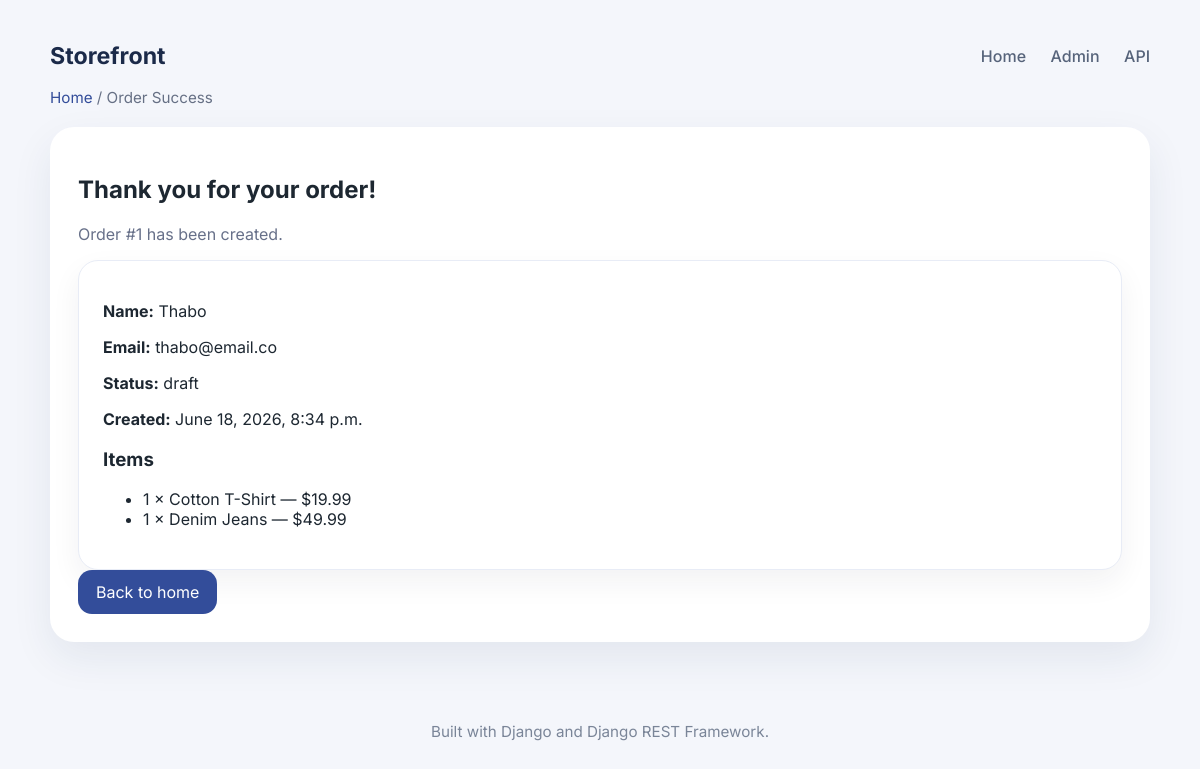
The page /order-success/1/ on the database its author committed.
### store/models.py (models this page shows, shortened)
class Order(models.Model):
    STATUS_CHOICES = [
        ('draft', 'Draft'),
        ('paid', 'Paid'),
        ('shipped', 'Shipped'),
        ('cancelled', 'Cancelled'),
    ]
    user = models.ForeignKey(User, on_delete=models.SET_NULL, null=True, blank=True, related_name='orders')
    customer_name = models.CharField(max_length=200)
    customer_email = models.EmailField()
    created_at = models.DateTimeField(auto_now_add=True)
    status = models.CharField(max_length=20, choices=STATUS_CHOICES, default='draft')
    class Meta:
        ordering = ['-created_at']

class OrderItem(models.Model):
    order = models.ForeignKey(Order, related_name='items', on_delete=models.CASCADE)
    product = models.ForeignKey(Product, on_delete=models.PROTECT)
    quantity = models.PositiveIntegerField(default=1)
    unit_price = models.DecimalField(max_digits=10, decimal_places=2)

class Product(models.Model):
    category = models.ForeignKey(Category, related_name='products', on_delete=models.CASCADE)
    name = models.CharField(max_length=200)
    slug = models.SlugField(max_length=220, unique=True)
    description = models.TextField(blank=True)
    price = models.DecimalField(max_digits=10, decimal_places=2)
    inventory = models.PositiveIntegerField(default=0)
    is_active = models.BooleanField(default=True)
    created_at = models.DateTimeField(auto_now_add=True)
    updated_at = models.DateTimeField(auto_now=True)
    class Meta:
        ordering = ['name']

### store/views.py (the view)
# urls.py: path('order-success/<int:order_id>/', views.order_success, name='order_success'),
def order_success(request, order_id):
    order = get_object_or_404(Order, id=order_id)
    return render(request, 'store/order_success.html', {
        'order': order,
    })

### store_api/cors.py (called while the page is built)
    def __call__(self, request):
        if request.method == 'OPTIONS':
            response = HttpResponse()
        else:
            response = self.get_response(request)
        origin = request.headers.get('Origin')
        if origin in self.allowed_origins:
            response['Access-Control-Allow-Origin'] = origin
            response['Access-Control-Allow-Credentials'] = 'true'
            response['Access-Control-Allow-Headers'] = 'authorization, content-type'
            response['Access-Control-Allow-Methods'] = 'GET, POST, PUT, PATCH, DELETE, OPTIONS'
        return response

### store/templates/store/order_success.html (shortened to what this page needs)
{% extends 'store/base.html' %}
{% block content %}
<div class="breadcrumbs"><a href="{% url 'store:home' %}">Home</a> / Order Success</div>
<div class="section">
    <h2>Thank you for your order!</h2>
    <p class="text-muted">Order #{{ order.id }} has been created.</p>
    <div class="card" style="padding:24px;">
        <p><strong>Name:</strong> {{ order.customer_name }}</p>
        <p><strong>Email:</strong> {{ order.customer_email }}</p>
        <p><strong>Status:</strong> {{ order.status }}</p>
        <p><strong>Created:</strong> {{ order.created_at }}</p>
        <h3>Items</h3>
        <ul>
            {% for item in order.items.all %}
            <li>{{ item.quantity }} × {{ item.product.name }} — ${{ item.unit_price }}</li>
            {% endfor %}
        </ul>
    </div>
    <a class="button" href="{% url 'store:home' %}">Back to home</a>
</div>
{% endblock %}

### store/templates/store/base.html (style rules this page uses)
body { margin:0; font-family:'Inter',sans-serif; background:#f4f6fb; color:#1d2731; }
.hero, .section { background:#fff; border-radius:24px; padding:28px; box-shadow:0 16px 40px rgba(31,55,86,.08); margin-bottom:24px; }
.card { background:#fff; border-radius:20px; border:1px solid #e8ecf6; overflow:hidden; box-shadow:0 12px 30px rgba(29,39,49,.06); }
.button, .btn { display:inline-flex; align-items:center; justify-content:center; padding:12px 18px; border-radius:14px; text-decoration:none; border:none; cursor:pointer; transition:.2s ease; }
.button { background:#334d9a; color:#fff; }
.text-muted { color:#677089; }
.breadcrumbs { color:#667085; font-size:.95rem; margin-bottom:20px; }
.breadcrumbs a { color:#334d9a; text-decoration:none; }

### rows shown on the page
Order: id "1", customer_name "Thabo", customer_email "thabo@email.co", status "draft", created_at "June 18, 2026, 8:34 p.m."
OrderItem: quantity "1", product.name "Cotton T-Shirt", unit_price "19.99"
OrderItem: quantity "1", product.name "Denim Jeans", unit_price "49.99"
